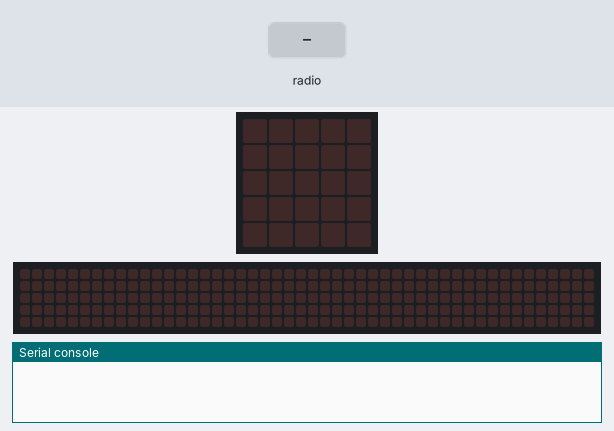
Simulated run of this program. Board: BBC micro:bit running MicroPython. Shown: the board's 5×5 LED display, a strip that is not on the board, showing the scrolling text unrolled, the last lines printed to the serial console. Inputs (shaded band) come from the test bench. No radio messages arrive unless stated (any console line starting 'radio sent:' is added by the test bench); the 48×5 strip is a reading aid, not a part: it shows the text the display is scrolling, unrolled, one strip-width of it at a time.

Above: at 1.2 s.
1.3 s: radio message "jeff:" arrives
At 2.5 s:
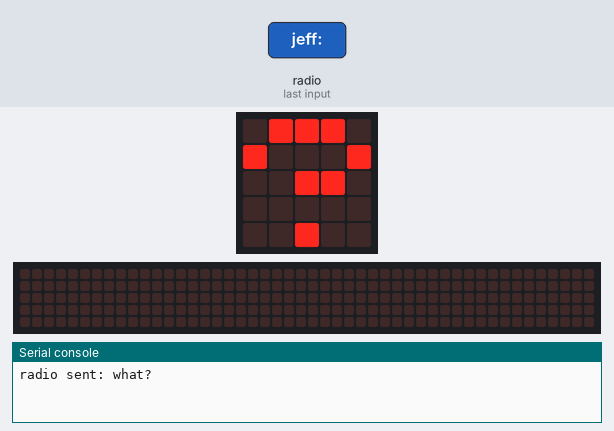
2.8 s: radio message "what?" arrives
At 4.37 s:
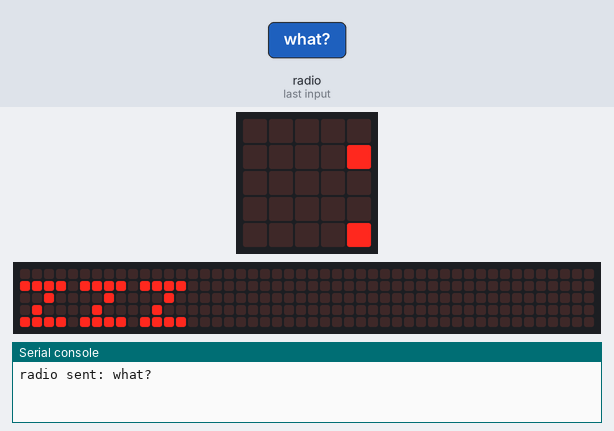
5.8 s: radio message "jeff:" arrives
At 7.7 s:
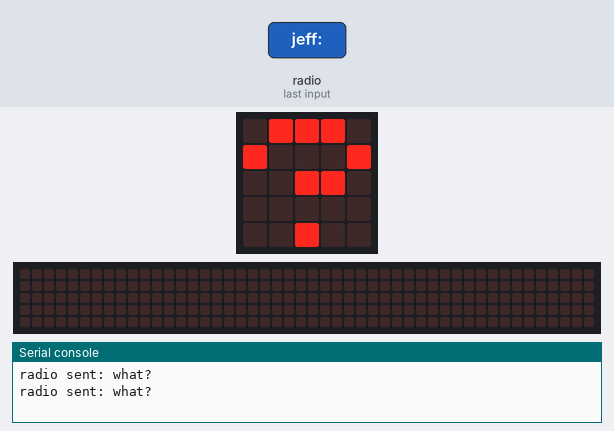
11.6 s: radio message "what?" arrives
At 11.82 s:
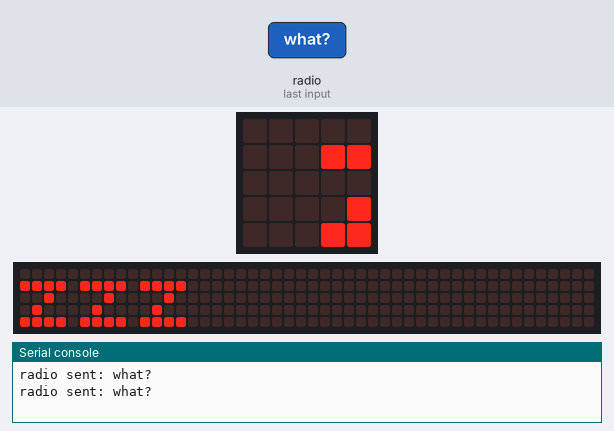
Timing chart, 0 to 14.6 s (numbered marks = the images above; inputs shaded):
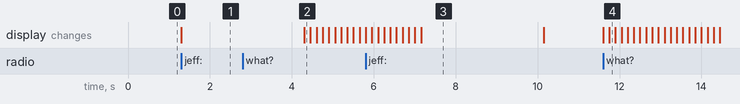

The program:

Wake_up_Jeff.py
```python
import radio
from microbit import *


radio.on()
question = '09990:90009:00990:00000:00900'
while True:
  message = radio.receive()
  if message is not None:
    if message.startswith('jeff:'):
      radio.send('what?')
      display.show(Image(question))
      sleep(3000)
      display.clear()
    else:
      display.scroll('zzz')
```

Measured:
- after the input at 1.3 s, the display: changes at once (image 1)
- after the input at 2.8 s, the display: changes after 1.5 s (image 2)
- after the input at 5.8 s, the display: first differs from a run without the input after 1.4 s (image 3)
- after the input at 11.6 s, the display: first changes at once (image 4 shows a later state)
- what the display in image 3 shows lasts 3.0 s, from 7.2 s to 10.2 s
